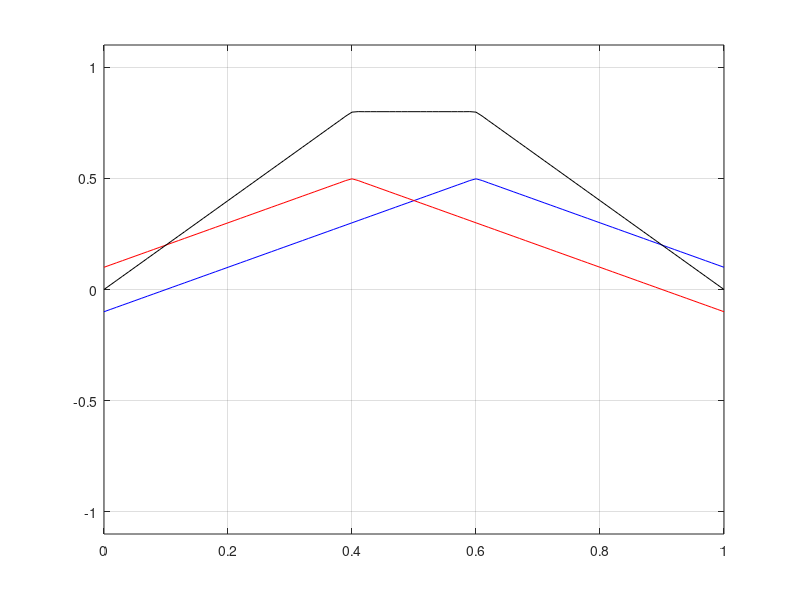

Source code (MATLAB):
clear all
close all
clc
%%%%%%%%%%%%% standing Wave(5)%%%%%%%%%%%%%%
L=1;
x=0:0.01*L:L;
time=50;
Nt=500;
Dt=time/Nt;
c=1;
for m=1:Nt
    t(m)=(m-1)*Dt;
    s=0;
    s1=0;
    s2=0;
    for n=1:2:100
        s=s+(8*sin(n*pi/2)/(((n*pi)^2))*sin(n*pi*x/L)*cos(n*pi*t(m)*c/L));
        s1=s1+(4*sin(n*pi/2)/(((n*pi)^2))*sin(n*pi*(x+c*t(m))/L));% rolling wave in opposit direction
        s2=s2+(4*sin(n*pi/2)/(((n*pi)^2))*sin(n*pi*(x-c*t(m))/L));% rolling wave in straight direction
    end
    plot(x,s1,'b',x,s2,'r',x,s,'k')
    grid on
    axis([x(1) x(end) -1.1 1.1])
pause(.2)
end